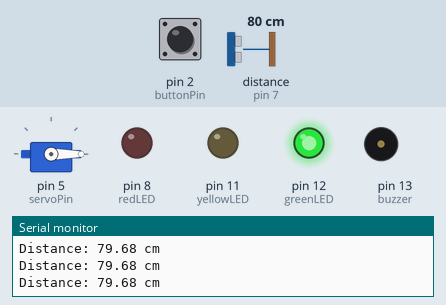
A sketch run on a simulated Arduino Uno, built with avr-gcc and run on an emulated ATmega328P. Shown: servo, output pins drawn as LEDs (lit = HIGH), buzzer (waves = sounding, pin HIGH), the last lines printed to the serial monitor. Wiring (inferred from the names in the program): ultrasonic range finder: trigger pin 6; echo pin 7. Inputs (shaded band) come from the test bench; at power-on: distance to the obstacle (sensor on pin 7) 80 cm, pin 2 (buttonPin) HIGH. The echo pulse lasts 58.3 µs per cm; pins used as bus, display or sensor lines are not drawn.

Above: at 1.2 s.
1.3 s: distance to the obstacle (sensor on pin 7) set to 7 cm
2.8 s: distance to the obstacle (sensor on pin 7) set to 4 cm
At 3.8 s:
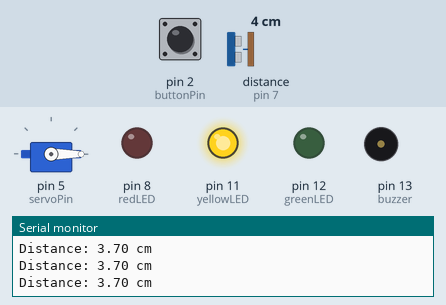
4.3 s: pin 2 (buttonPin) pulled LOW for 0.25 s
At 5.4 s:
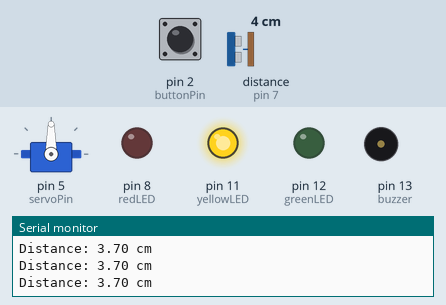
7.5 s: distance to the obstacle (sensor on pin 7) set to 2 cm
At 8.8 s:
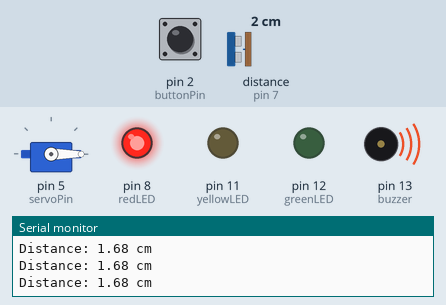
9.1 s: pin 2 (buttonPin) pulled LOW for 1 s
At 10.5 s:
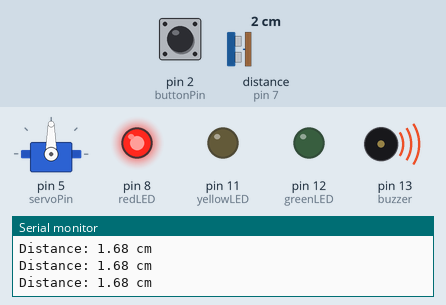
13.1 s: pin 2 (buttonPin) pulled LOW for 3.2 s
At 17.2 s:
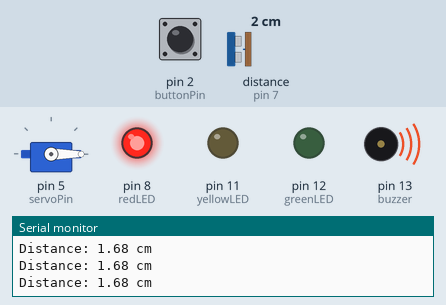
Timing chart, 0 to 18.7 s (numbered marks = the images above; inputs shaded):
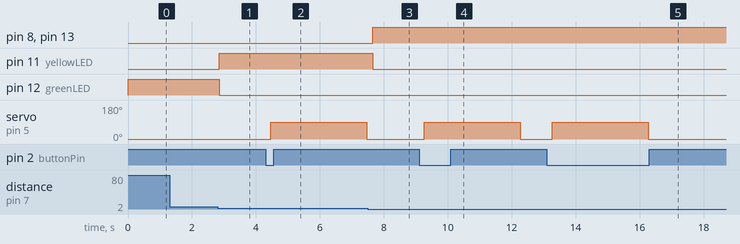

The sketch:

dustbin_arduino_ino.ino
```cpp
#include <Servo.h>

Servo lidServo;

// Pins
const int buttonPin = 2;
const int servoPin = 5;

const int trigPin = 6;
const int echoPin = 7;

const int redLED = 8;
const int yellowLED = 11;
const int greenLED = 12;

const int buzzer = 13;

void setup() {
  lidServo.attach(servoPin);

  pinMode(buttonPin, INPUT_PULLUP);

  pinMode(trigPin, OUTPUT);
  pinMode(echoPin, INPUT);

  pinMode(redLED, OUTPUT);
  pinMode(yellowLED, OUTPUT);
  pinMode(greenLED, OUTPUT);
  pinMode(buzzer, OUTPUT);

  // Lid starts closed
  lidServo.write(0);

  Serial.begin(9600);
}

void loop() {

  // ===== BUTTON: OPEN → 3 SEC → CLOSE =====

  if (digitalRead(buttonPin) == LOW) {

    lidServo.write(90);   // OPEN
    delay(3000);

    lidServo.write(0);    // CLOSE

    while (digitalRead(buttonPin) == LOW) {
      delay(10);
    }

    delay(200);
  }


  // ===== ULTRASONIC =====

  digitalWrite(trigPin, LOW);
  delayMicroseconds(2);

  digitalWrite(trigPin, HIGH);
  delayMicroseconds(10);

  digitalWrite(trigPin, LOW);

  long duration = pulseIn(echoPin, HIGH, 30000);

  float distance = duration * 0.0343 / 2;

  Serial.print("Distance: ");
  Serial.print(distance);
  Serial.println(" cm");


  // ===== BIN LEVEL =====

  if (distance <= 2.5) {

    // 🔴 FULL
    digitalWrite(redLED, HIGH);
    digitalWrite(yellowLED, LOW);
    digitalWrite(greenLED, LOW);
    digitalWrite(buzzer, HIGH);

  }

  else if (distance <= 5.0) {

    // 🟡 ALMOST FULL
    digitalWrite(redLED, LOW);
    digitalWrite(yellowLED, HIGH);
    digitalWrite(greenLED, LOW);
    digitalWrite(buzzer, LOW);

  }

  else {

    // 🟢 SPACE AVAILABLE
    digitalWrite(redLED, LOW);
    digitalWrite(yellowLED, LOW);
    digitalWrite(greenLED, HIGH);
    digitalWrite(buzzer, LOW);
  }

  delay(200);
}
```

Measured:
- the behaviour switches between 6 and 5 cm on distance to the obstacle (sensor on pin 7) (found by bisection; images 0 and 1)
- the behaviour switches between 3 and 2 cm on distance to the obstacle (sensor on pin 7) (found by bisection; images 2 and 3)
- after the input at 2.8 s, pin 11 (yellowLED): LOW → HIGH after 0.05 s; pin 12 (greenLED): HIGH → LOW after 0.05 s
- after the input at 4.3 s, servo on pin 5 (servoPin): 0° → 90° after 0.16 s, → 0° 3.0 s later
- after the input at 7.5 s, pin 8 (redLED), pin 13 (buzzer): LOW → HIGH after 0.16 s; pin 11 (yellowLED): HIGH → LOW after 0.16 s
- after the input at 9.1 s, servo on pin 5 (servoPin): 0° → 90° after 0.17 s, → 0° 3.0 s later
- after the input at 13.1 s, servo on pin 5 (servoPin): 0° → 90° after 0.17 s, → 0° 3.0 s later
